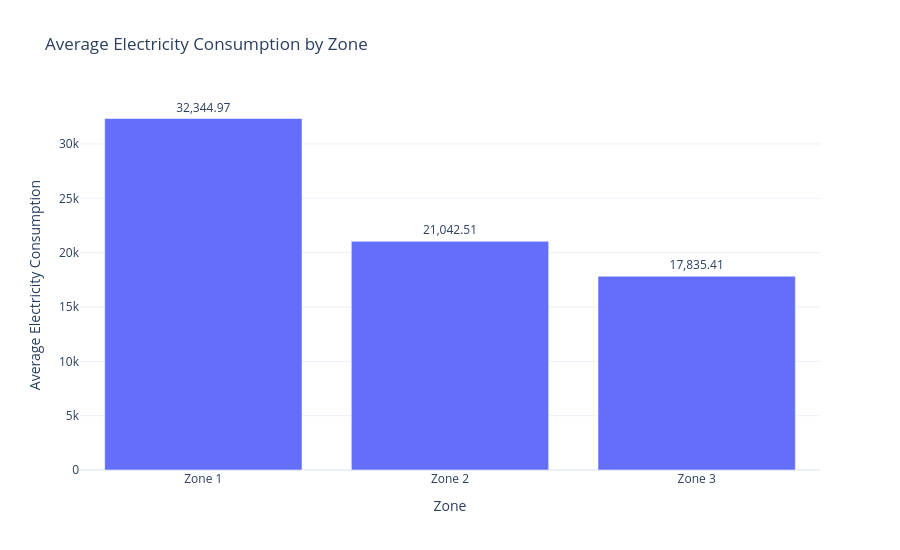

The notebook cell saved with this chart:
### Code cell
# Average consumption by zone

zone_avg = df[consumption_cols].mean().reset_index()

zone_avg.columns = ['Zone', 'Average Consumption']

zone_avg['Zone'] = zone_avg['Zone'].replace({
    'PowerConsumption_Zone1': 'Zone 1',
    'PowerConsumption_Zone2': 'Zone 2',
    'PowerConsumption_Zone3': 'Zone 3'
})

fig = px.bar(
    zone_avg,
    x='Zone',
    y='Average Consumption',
    title='Average Electricity Consumption by Zone',
    text='Average Consumption',
    hover_data={'Average Consumption': ':.2f'}
)

fig.update_traces(
    texttemplate='%{y:,.2f}',
    textposition='outside'
)

fig.update_layout(
    template='plotly_white',
    height=550,
    yaxis_title='Average Electricity Consumption'
)

fig.show()

### Figure 1 — Plotly figure (JSON) as saved in the notebook; plotly's stock layout.template omitted (floating-point values rounded to 4 significant figures)
{"data": [{"hovertemplate": "Zone=%{x}<br>Average Consumption=%{text:.2f}<extra></extra>", "legendgroup": "", "marker": {"color": "#636efa", "pattern": {"shape": ""}}, "name": "", "orientation": "v", "showlegend": false, "text": [32340.0, 21040.0, 17840.0], "textposition": "outside", "texttemplate": "%{y:,.2f}", "type": "bar", "x": ["Zone 1", "Zone 2", "Zone 3"], "xaxis": "x", "y": [32340.0, 21040.0, 17840.0], "yaxis": "y"}], "layout": {"barmode": "relative", "height": 550, "legend": {"tracegroupgap": 0}, "title": {"text": "Average Electricity Consumption by Zone"}, "xaxis": {"anchor": "y", "domain": [0, 1], "title": {"text": "Zone"}}, "yaxis": {"anchor": "x", "domain": [0, 1], "title": {"text": "Average Electricity Consumption"}}}}
